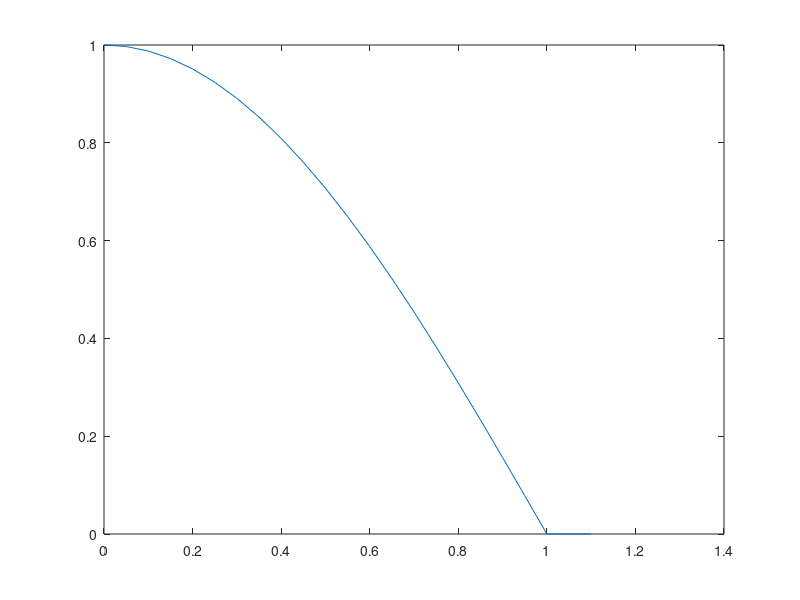

The MATLAB script that drew this image:

clc; clear; close all;
%% temp
%space over which to define the initial conditions - note that this is from
%   0 to just over 1. This is because we will enforce even or odd 
%   conditions and only solve over half the space 0 to 1.
x=0:.05:1.1;

%simulated wave function for testing
psi=0.5*cos(x*pi/2);

%% function [psi,prob]=normalizePsi(x,psi)

%normalizePsi - function that normalize the wave function psi. This is 
%   accomplished by squaring the wave function and integrating over the 
%   domain where the wave function is non-zero. Ideally this domain ends
%   at the edge of the box/well, but if the wave function goes to zero 
%   outside the domain it should integrate until it goes to zero.
%
%   x - vector defining the positions of which to normalize the wave vector
%   psi (in) - vector (the same size as x) defining the wave vector
%   psi (out) - corrected wave vector (same size as the original)
%   prob - probability density (same size as x) of the wave vector solution
%
% Modeling Materials (ME EN 556) - QM Lab 1

%find the index where x >=1
    idx=find(x>=1,1);
    %find the position where the wave function goes to zero at x>=1
    id=find(abs(psi) < 1e-3 & x >= x(idx),1);

    %set wave function to zero for all x beyond point where it goes to zero as
    %the non-zero wave function outside this point is an artifact of the method
    %and is meaningless
    psi(id:end)=0;

    %use trapezoidal integration (trapz function) to calculate the integral
    %of the probability over the wave function. This represents half of the
    %probability since we're only evaluating half the domain.
    hprob = trapz(x,psi.^2);

    %determine constant that should be used to multiply the wave function
    A = sqrt(0.5/hprob);

    %update the magnitude of the wave function using the calculated constant
    psi = A.*psi;

    %calculate the probability density
    prob = trapz(x,psi.^2);


%%
plot(x,psi)
